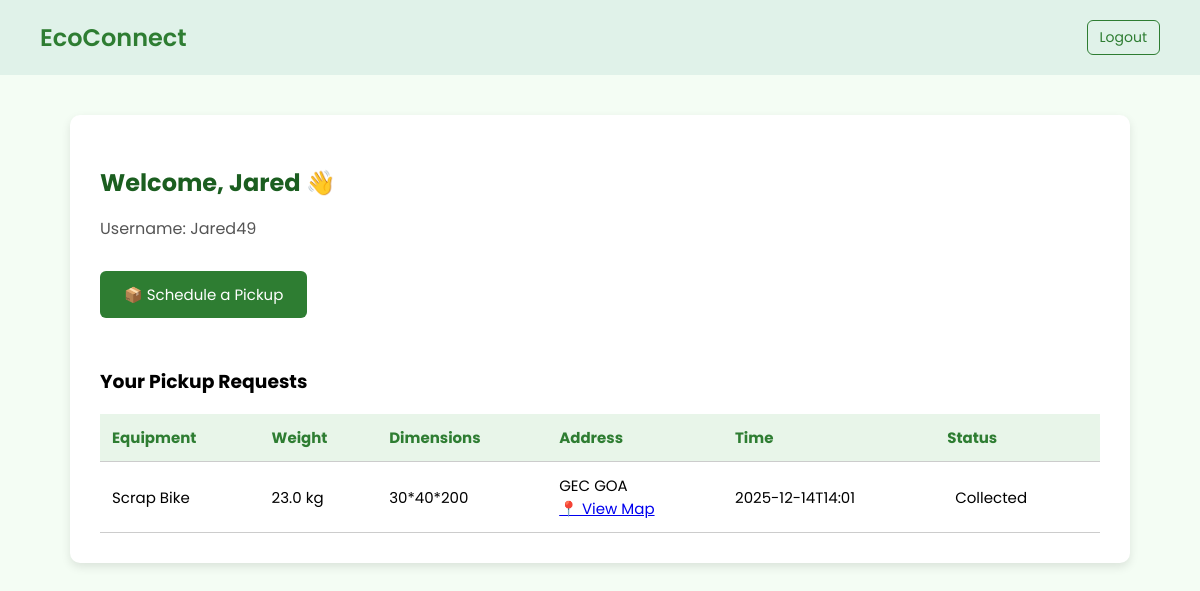
Screenshot of /home (signed in) with the database file from the repository.
### tables this page shows
CREATE TABLE users (
    id INTEGER PRIMARY KEY AUTOINCREMENT,
    fullname TEXT NOT NULL,
    address TEXT NOT NULL,
    age INTEGER NOT NULL,
    sex TEXT NOT NULL,
    username TEXT NOT NULL UNIQUE,
    password TEXT NOT NULL
);

CREATE TABLE pickups (
    id INTEGER PRIMARY KEY AUTOINCREMENT,
    user_id INTEGER NOT NULL,
    equipment TEXT NOT NULL,
    weight REAL NOT NULL,
    dimensions TEXT NOT NULL,
    address TEXT NOT NULL,
    pickup_time TEXT NOT NULL,
    status TEXT DEFAULT 'pending',
    timestamp DATETIME DEFAULT CURRENT_TIMESTAMP,
    FOREIGN KEY (user_id) REFERENCES users(id)
);

### app.py (the view)
@app.route('/home')
def home():
    if 'username' not in session:
        return redirect('/login')
    conn = sqlite3.connect('pickups.db')
    conn.row_factory = sqlite3.Row  # enables pickup.equipment-style access
    cursor = conn.cursor()
    cursor.execute("SELECT id, fullname, username FROM users WHERE username = ?", (session['username'],))
    user = cursor.fetchone()
    if not user:
        conn.close()
        return redirect('/login')
    user_id = user['id']
    fullname = user['fullname']
    email = user['username']
    cursor.execute('''
        SELECT equipment, weight, dimensions, address, pickup_time, status
        FROM pickups
        WHERE user_id = ?
        ORDER BY timestamp DESC
    ''', (user_id,))
    pickups = cursor.fetchall()
    conn.close()
    return render_template('home.html', name=fullname, email=email, pickups=pickups)

### templates/home.html (shortened to what this page needs)
<!DOCTYPE html>
<html lang="en">
<head>
</head>
<body>
  <header>
    <div class="logo">EcoConnect</div>
    <div class="top-right">
      <a href="{{ url_for('logout') }}" class="logout-btn">Logout</a>
    </div>
  </header>
  <div class="container">
    <h2>Welcome, {{ name }} 👋</h2>
    <p class="welcome">Username: {{ email }}</p>
    <a href="{{ url_for('request_pickup') }}" class="btn">📦 Schedule a Pickup</a>
    <h3>Your Pickup Requests</h3>
    {% if pickups %}
    <table>
      <thead>
        <tr>
          <th>Equipment</th>
          <th>Weight</th>
          <th>Dimensions</th>
          <th>Address</th>
          <th>Time</th>
          <th>Status</th>
        </tr>
      </thead>
      <tbody>
        {% for pickup in pickups %}
        <tr>
          <td>{{ pickup.equipment }}</td>
          <td>{{ pickup.weight }} kg</td>
          <td>{{ pickup.dimensions }}</td>
          <td>
            {{ pickup.address }}<br>
            <a href="https://www.google.com/maps/search/?api=1&query={{ pickup.address | urlencode }}" target="_blank">📍 View Map</a>
          </td>
          <td>{{ pickup.pickup_time }}</td>
          <td>
<span style="padding: 4px 8px;border-radius: 4px;">
  {{ pickup.status.capitalize() }}
</span>
          </td>
        </tr>
        {% endfor %}
      </tbody>
    </table>
    {% else %}
      <p class="no-data">You have no pickup requests yet.</p>
    {% endif %}
  </div>
</body>
</html>

### templates/home.html (style rules this page uses)
body { font-family: 'Poppins', sans-serif; margin: 0; padding: 0; background-color: #f4fdf4; }
header { display: flex; justify-content: space-between; align-items: center; background-color: #e0f2e9; padding: 20px 40px; }
.logo { font-size: 24px; font-weight: 600; color: #2e7d32; }
.top-right { display: flex; align-items: center; gap: 20px; }
.logout-btn { font-size: 14px; text-decoration: none; color: #2e7d32; border: 1px solid #2e7d32; padding: 6px 12px; border-radius: 6px; transition: background-color 0.3s, color 0.3s; }
.container { max-width: 1000px; margin: 40px auto; background: #ffffff; padding: 30px; border-radius: 10px; box-shadow: 0 4px 10px rgba(0, 0, 0, 0.1); }
.container h2 { color: #1b5e20; margin-bottom: 10px; }
.welcome { font-size: 16px; color: #555; margin-bottom: 30px; }
.btn { display: inline-block; margin-bottom: 30px; padding: 12px 24px; background-color: #2e7d32; color: white; text-decoration: none; border-radius: 6px; font-size: 15px; }
table { width: 100%; border-collapse: collapse; font-size: 15px; }
th, td { padding: 12px; border-bottom: 1px solid #ccc; text-align: left; }
th { background-color: #e8f5e9; color: #2e7d32; }

### rows the page displays
users: fullname "Jared", username "Jared49"
pickups: equipment "Scrap Bike", weight "23.0", dimensions "30*40*200", address "GEC GOA", pickup_time "2025-12-14T14:01", status "Collected"
